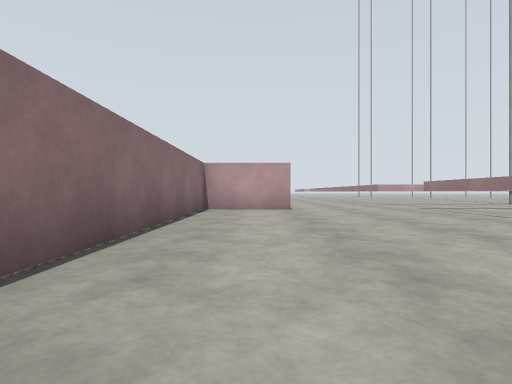
View 1 (above)

24 first-person views from a walk through a world built for the Gazebo simulator. The camera is 0.94 m above the floor, looks level and sees 80° across. The floor is counted in squares, 2 m on a side. Each view is taken from the middle of a square. On the plan, view 1 faces up. The plan holds only what a view shows up to about 9 squares ahead; the rest is blank. The place goes on beyond the plan.

View 2
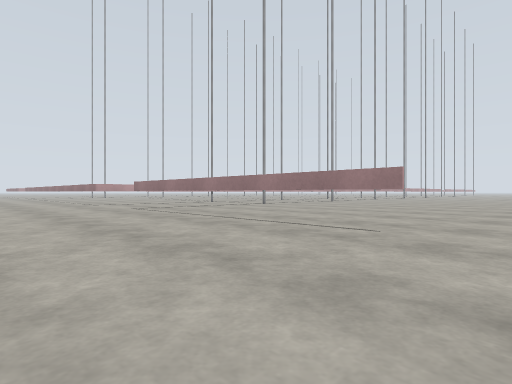

View 3
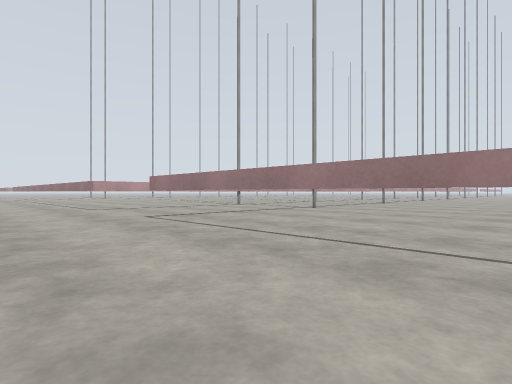

View 4
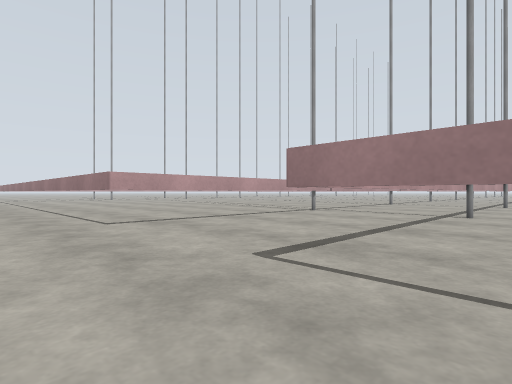

View 5
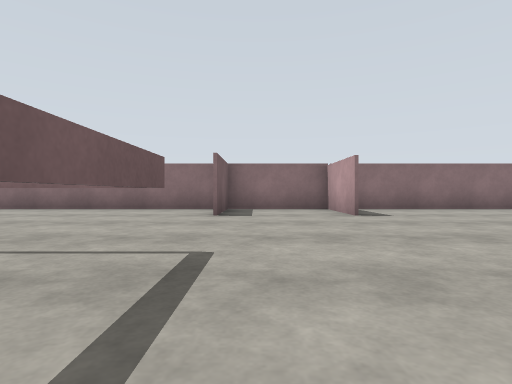

View 6
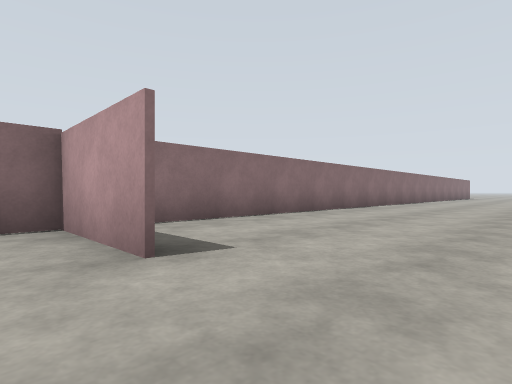

View 7
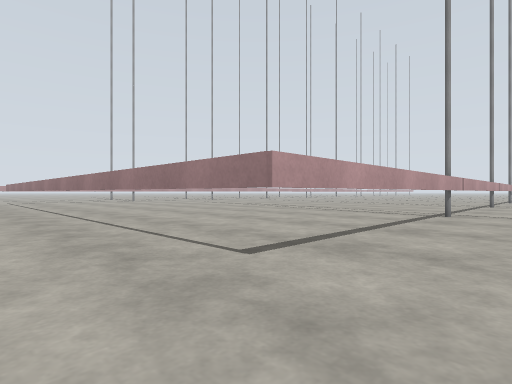

View 8
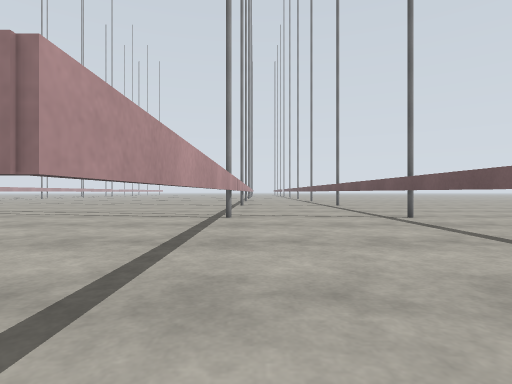

View 9
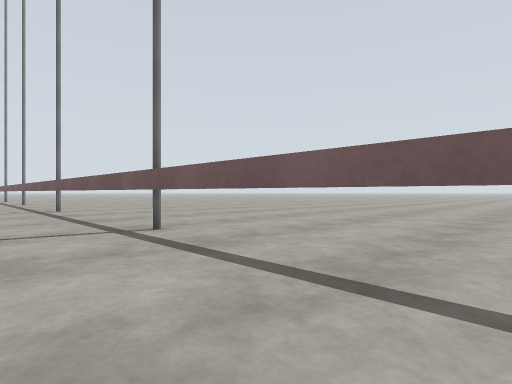

View 10
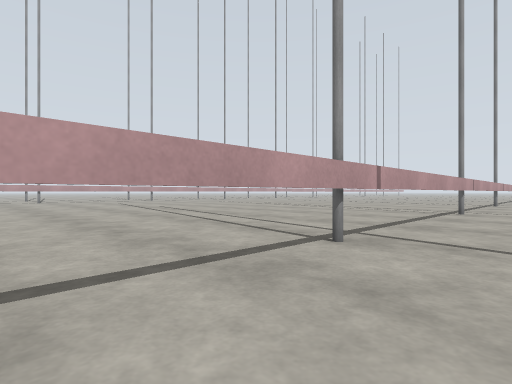

View 11
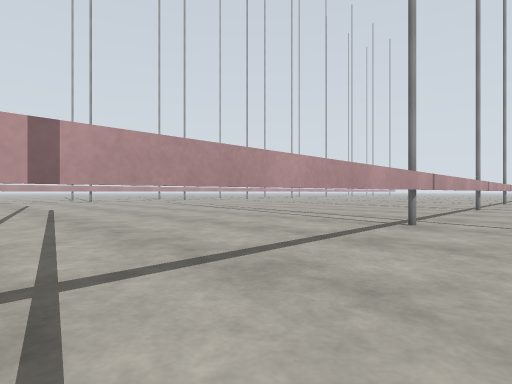

View 12
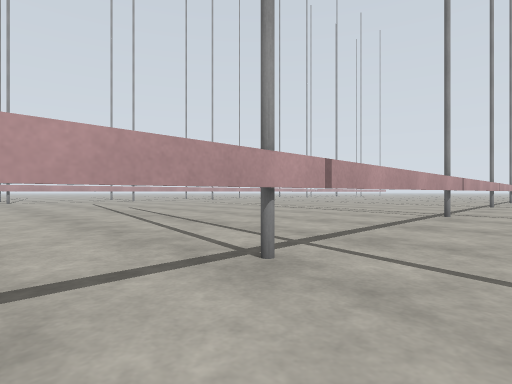

View 13
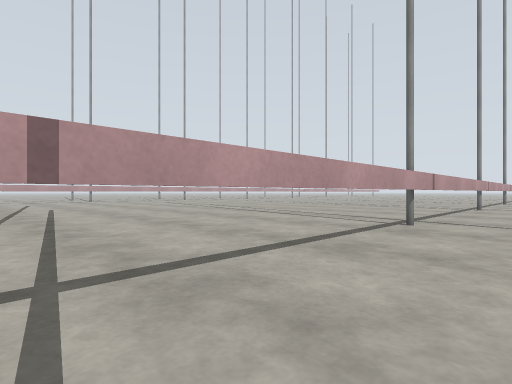

View 14
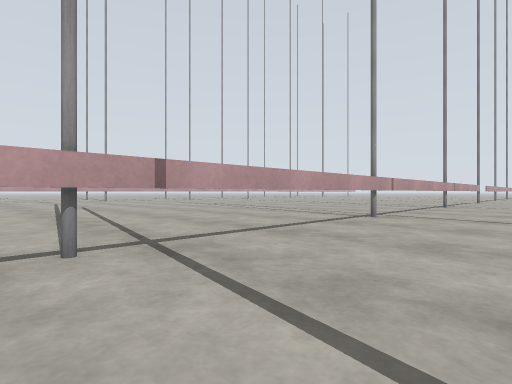

View 15
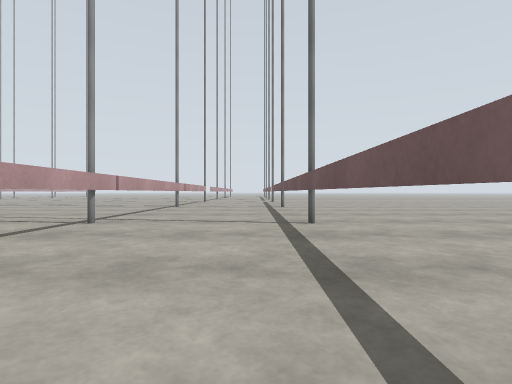

View 16
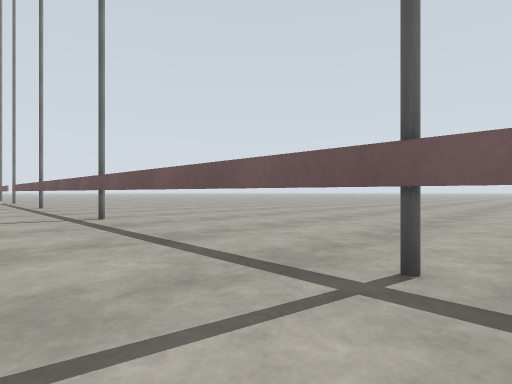

View 17
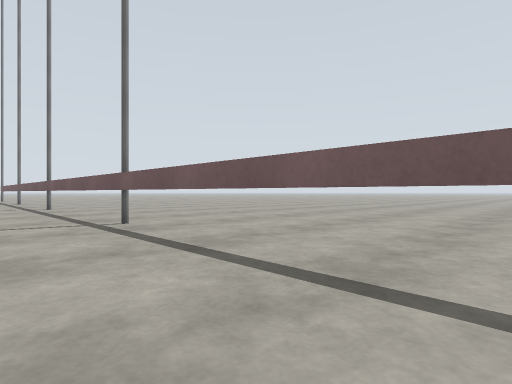

View 18
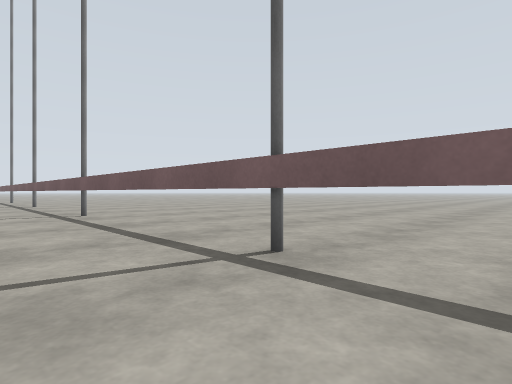

View 19
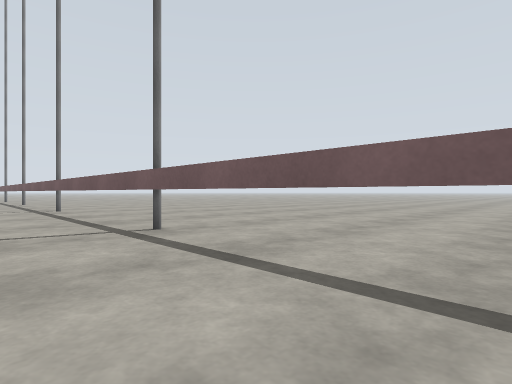

View 20
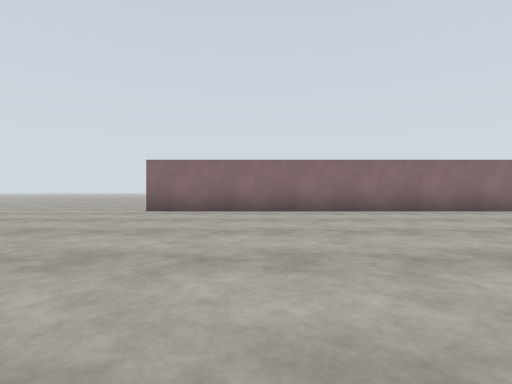

View 21
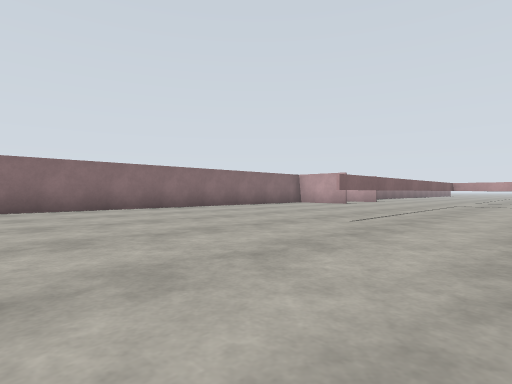

View 22
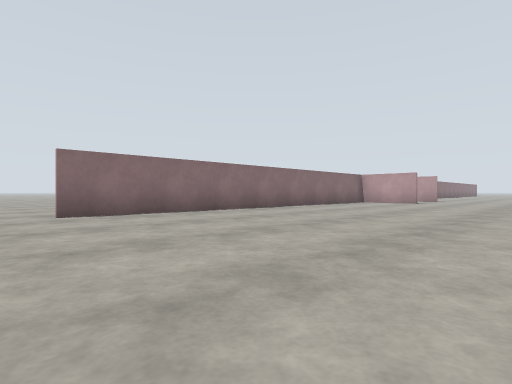

View 23
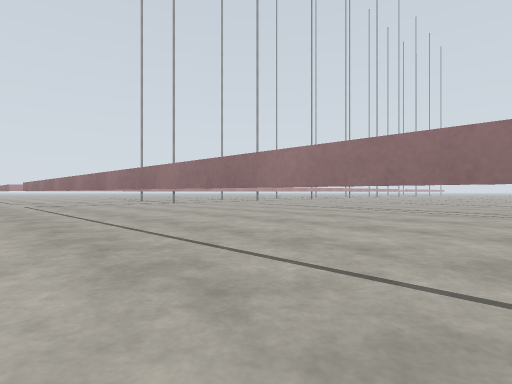

View 24
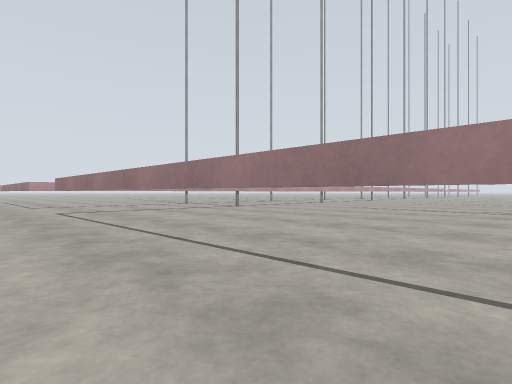

### Floor plan
Key: @ floor where view 1 was taken; # wall or solid block; . floor; T thing the floor can be seen under or through; P grey pole.
Columns run from 3 left of view 1 to 29 right of it. Each row starts with its distance up from view 1.
 29        .#
 28        ..
 27        ....
 26        .....
 25        .####
 24        .T.....
 23       ..T......
 22       ..T.......
 21     ....T............
 20    .....T............. ..
 19    .....T.................
 18   #.....T..................
 17   #.....T...................
 16   #.....T....................  ..
 15   #.....T........................
 14   #.....T........................
 13   #.....T........................
 12   #.....T....P.........P.........
 11   ##.....TTTTTTTTTPTTTTTTTTTPTT##
 10   #..............................
  9   #..............................
  8   ##....TTTTTP####P####P####P####
  7   #.....T........................
  6   #.....T........................
  5   #.....T........................
  4   #.....T........................
  3   #.....T.................... ...
  2   #.....T...................   ..
  1   #........................
  0   #@.........  ....... ...
 -1   #.........   ......  ..
 -2   #........
 -3   #........
 -4 .........
 -5 .........

Positions as (right, up) in squares from view 1, and headings:
1: (0, 0), facing up
2: (1, 0), facing up-right
3: (2, 3), facing up-right
4: (3, 7), facing up-right
5: (7, 9), facing left
6: (3, 10), facing up-left
7: (3, 10), facing up-right
8: (4, 11), facing right
9: (6, 10), facing down-right
10: (7, 10), facing up-right
11: (10, 10), facing up-right
12: (13, 10), facing up-right
13: (15, 10), facing up-right
14: (19, 9), facing up-right
15: (20, 9), facing right
16: (19, 10), facing down-right
17: (15, 10), facing down-right
18: (13, 10), facing down-right
19: (11, 10), facing down-right
20: (6, -1), facing left
21: (7, -3), facing up-left
22: (5, -5), facing up-left
23: (3, 14), facing up-right
24: (3, 18), facing up-right
